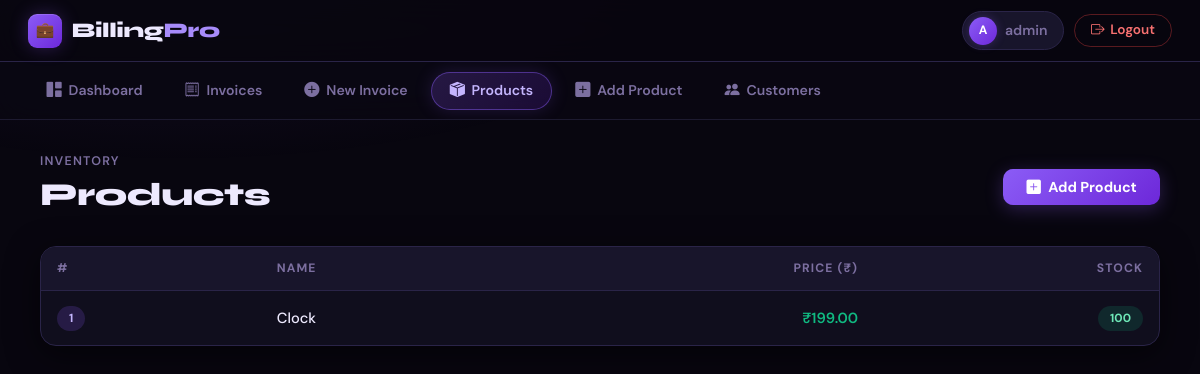
Before: /billing/products/ (signed in) with the older database file.
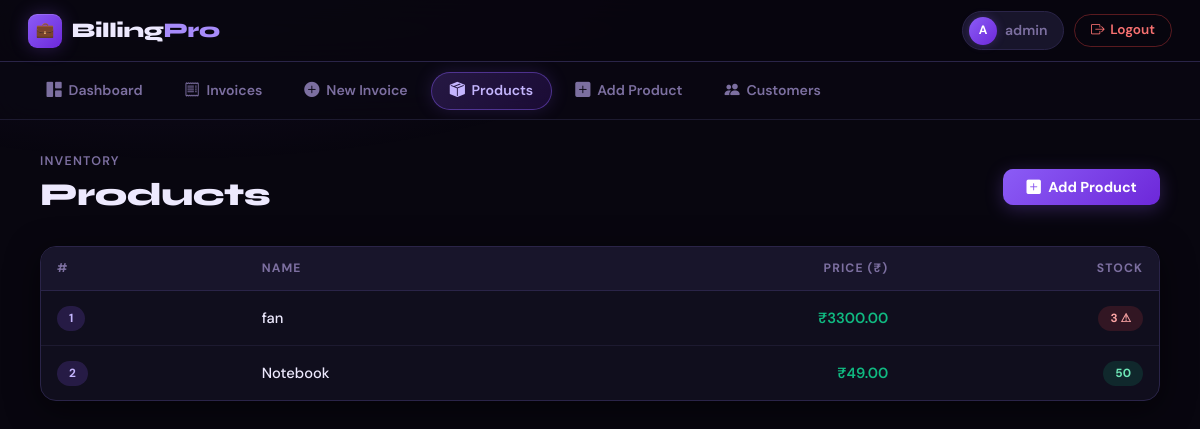
After: the same page with the newer database file.
### billing/models.py (models this page shows, shortened)
class Product(models.Model):
    name = models.CharField(max_length=255)
    price = models.DecimalField(max_digits=12, decimal_places=2)
    cost_price = models.DecimalField(max_digits=12, decimal_places=2, default=0)
    stock = models.IntegerField(default=0)
    created_at = models.DateTimeField(auto_now_add=True)

### billing/views.py (the view)
# urls.py: path('products/', product_list, name='product_list'),
@login_required
def product_list(request):
    return render(request, 'billing/product_list.html', {
        'products': Product.objects.all()
    })

### templates/billing/product_list.html (shortened to what this page needs)
{% extends 'base.html' %}
{% block content %}
<div class="d-flex flex-wrap align-items-center justify-content-between gap-3 mb-4">
    <div>
        <p class="page-sup">Inventory</p>
        <h1 class="page-title">Products</h1>
    </div>
    <a href="{% url 'add_product' %}" class="bp-btn bp-btn-primary">
        <i class="bi bi-plus-square-fill"></i> Add Product
    </a>
</div>
<div class="bp-card" style="padding:0;overflow:hidden;">
    <div style="overflow-x:auto;">
        <table class="bp-table">
            <thead>
                <tr>
                    <th>#</th>
                    <th>Name</th>
                    <th style="text-align:right;">Price (₹)</th>
                    <th style="text-align:right;">Stock</th>
                </tr>
            </thead>
            <tbody>
                {% for product in products %}
                <tr>
                    <td><span class="bp-badge bp-badge-purple">{{ product.id }}</span></td>
                    <td style="font-weight:500;color:var(--text);">{{ product.name }}</td>
                    <td style="text-align:right;color:var(--green);font-weight:600;">₹{{ product.price }}</td>
                    <td style="text-align:right;">
                        {% if product.stock < 5 %}
                            <span class="bp-badge bp-badge-red">{{ product.stock }} ⚠</span>
                        {% elif product.stock < 20 %}
                            <span class="bp-badge bp-badge-amber">{{ product.stock }}</span>
                        {% else %}
                            <span class="bp-badge bp-badge-green">{{ product.stock }}</span>
                        {% endif %}
                    </td>
                </tr>
                {% endfor %}
            </tbody>
        </table>
    </div>
</div>
{% endblock %}

Changed rows visible on the page:
changed Product id 1: name "Clock" → "fan"; price "199.00" → "3300.00"; stock "100" → "3"
added Product: id "2", name "Notebook", price "49.00", stock "50"
